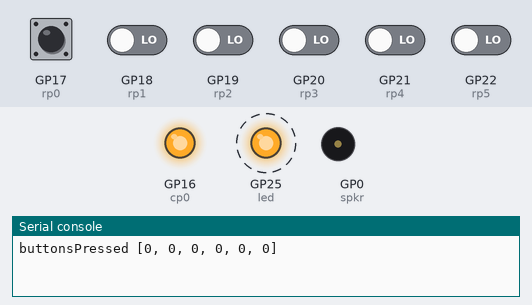
Recording of a program running on a simulated Raspberry Pi Pico running MicroPython. On the bench: output pins drawn as LEDs (lit = HIGH), buzzer (waves = sounding), the last lines printed to the serial console. Dashed ring = blinking. Inputs (shaded band) come from the test bench; at power-on: GP17 (rp0), GP18 (rp1), GP19 (rp2), GP20 (rp3), GP21 (rp4), GP22 (rp5) LOW.

Above: at 0.9 s.
1.3 s: GP17 (rp0) pulled HIGH for 0.25 s
At 1.5 s:
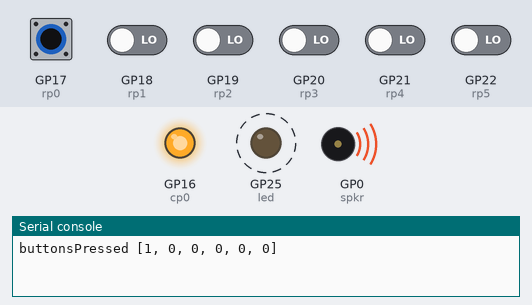
Timing chart, 0 to 10.3 s (numbered marks = the images above; inputs shaded):
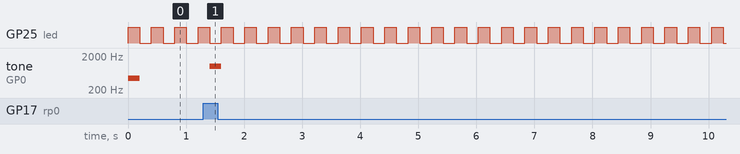

The program:

code.py
```python
from machine import Pin, PWM
import utime

led = Pin(25, Pin.OUT)
spkr = PWM(Pin(0))
spkr.freq(440)
spkr.duty_u16(512)
frequency = 440
duty = 512


col_list = [16]
row_list = [17, 18, 19, 20, 21, 22]
#for x in range(0):
#    row[x] = Pin(row_list[x], Pin.OUT)
#    row[x].value(1)
#for x in range(0, 2):
#    col[x] = Pin(col_list[x], Pin.IN, Pin.PULL_UP)

col_pins = []
row_pins = []
for i in col_list:
    col_pins.append(Pin(i, Pin.OUT))
for i in row_list:
    row_pins.append(Pin(i, Pin.IN, Pin.PULL_DOWN))


cp0 = Pin(16, Pin.OUT)
cp0.value(1)

rp0 = Pin(17, Pin.IN, Pin.PULL_DOWN)
rp1 = Pin(18, Pin.IN, Pin.PULL_DOWN)
rp2 = Pin(19, Pin.IN, Pin.PULL_DOWN)
rp3 = Pin(20, Pin.IN, Pin.PULL_DOWN)
rp4 = Pin(21, Pin.IN, Pin.PULL_DOWN)
rp5 = Pin(22, Pin.IN, Pin.PULL_DOWN)


pitchList = [262, 277, 294, 311, 330, 349]
previousPressed = [0,0,0,0,0,0]
buttonsPressed = [0,0,0,0,0,0]
playingNote = [0,0,0,0,0,0]

#def noteToIndex():


def handleButton():
    global playingNote
    spkr = PWM(Pin(0))
    spkr.duty_u16(duty)
    #del playingNote[:]
    #for button in buttonsPressed:
    #    playingNote.append(0)


    #when no other notes playing, play note pressed
    if all(v==0 for v in previousPressed):
        print("first note!")
        playingNote = buttonsPressed
        #expected behaviour:
        # when first note pressed, that note becomes playing note
        # when notes added, playing note changes to most recently
        # pressed note
        #
        # we can do this by checking first case- no notes pressed.
        # if no notes are pressed previously, then just play the note.
        #
        # otherwise, at least one note is already playing- check
        # if a new note has been added or removed. if ADDED, set
        # playing note to most recently pressed key
        #spkr.freq(pitchList[])
    elif previousPressed != buttonsPressed:
        #check if note was added or removed
        if(sum(previousPressed)>sum(buttonsPressed)):
            print("removed")
            #maybe when each new button is pressed, it should just push those indexes to an array
            # which orders all the buttons pressed, so you can unwind what key is pressed
        else:
            #find new key
            #zip together previousPressed and buttonsPressed
            #grab the difference
            #assume only one new key pressed - go through list of previous pressed.
            #if previous is 0, and current is 1, set playingNote to be that one
            for buttonIndex in range(len(buttonsPressed)):
                if buttonsPressed[buttonIndex] == 1:
                    #check against previousPressed, if previousPressed is zero, set that as new button and.. break?
                    if previousPressed[buttonIndex] == 0:
                        playingNote = [0,0,0,0,0,0]
                        playingNote[buttonIndex] = 1
                        break
                    pass #do something
            print(zip(previousPressed,buttonsPressed))
            print("added")
            #keyReleased
            #need to use
        print("changed note!")
        #spkr.freq()

    #rebuild playingNote and previousPressed
    del previousPressed[:]

    for button in buttonsPressed:
        previousPressed.append(button)

    #check buttons pressed
    del buttonsPressed[:]
    for pin in row_pins:
        buttonsPressed.append(pin.value())


#when button pressed

while True:
    print("playingNote " + str(playingNote))
    print("buttonsPressed " + str(buttonsPressed))
    print("\n")

    duty+=5000
    #frequency+=1
    led.toggle()
    utime.sleep(.2) #replace with .02 when not debugging
    if rp0.value() or rp1.value() or rp2.value() or rp3.value() or rp4.value() or rp5.value():
        handleButton()
    else:
        spkr.deinit()
        previousPressed = [0,0,0,0,0,0]
        buttonsPressed = [0,0,0,0,0,0]
        playingNote = [0,0,0,0,0,0]


    '''
    if rp0.value():
        spkr.freq(440)
    elif rp1.value():
        spkr.freq(466)
    elif rp2.value():
        spkr.freq(494)
    elif rp3.value():
        spkr.freq(523)
    elif rp4.value():
        spkr.freq(554)
    elif rp5.value():
        spkr.freq(587)
    '''
```

Measured:
- after the input at 1.3 s, tone on GP0 (spkr): silent → 1000 Hz after 0.11 s, → silent 0.20 s later
- by itself, GP25 (led): alternates HIGH for 0.20 s and LOW for 0.20 s
